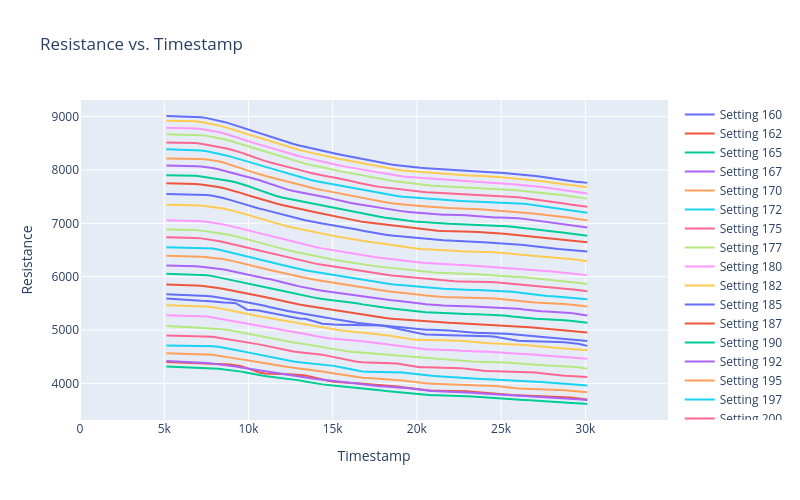

Notebook source saved alongside this figure:
### Code cell
# use plotly to explore the data interactively
import plotly.graph_objects as go
from plotly.subplots import make_subplots
import pandas as pd
from scipy.signal import butter, filtfilt


# Filter requirements.
order = 6
fs = 30.0  # sample rate, Hz
cutoff = 3.66  # desired cutoff frequency of the filter, Hz
window_size = 30
group_channel = 'sensor_value'

# apply low pass filter to each group
def apply_filter(group, order, fs, cutoff, group_channel, window_size):
    # Get the filter coefficients
    b, a = butter(order, cutoff / (fs / 2), btype='low', analog=False)
    group['ADC_filtered'] = filtfilt(b, a, group[group_channel])
    group['ADC_filtered'] = group['ADC_filtered'].rolling(window_size, center=True).median()
    return group


# Apply the filter to each group
df_normalized = grouped_ts.apply(apply_filter, order=order, fs=fs, cutoff=cutoff, group_channel=group_channel, window_size=window_size).reset_index(drop=True)
input_voltage = 3.3
RL_2 = 10000 # 10kOhm

# convert to resistance where R_laod is R2 = 10kOhm input_voltage = 3.3V and 1_bit = 0.125mV (3.3V/2^14)
df_normalized['Vo'] = df_normalized['ADC_filtered']*0.000125
df_normalized['Resistance'] = (df_normalized['Vo']*RL_2)/((input_voltage-df_normalized['Vo']))
# df_normalized['Resistance'] = (RL_2/df_normalized['Vo'])*((input_voltage/df_normalized['Vo'])-1)



# Define the figure without subplots as we are plotting only one channel
fig = go.Figure()

# The channel to plot
channel = 'Resistance' 
# 'ADC_filtered'

# Plot the channel
for setting in df_normalized['heater_setting'].unique():
    # Filter the DataFrame for each setting
    df_filtered = df_normalized[df_normalized['heater_setting'] == setting]
    fig.add_trace(
        go.Scatter(
            x=df_filtered['timestamp'],
            y=df_filtered[channel],
            mode='lines',
            name=f'Setting {setting}',
            # Optionally, you can uncomment and adjust the line color settings if needed
            # line=dict(color=colors[setting % len(colors)])  # Loop through colors cyclically
        )
    )

# Set titles and axes labels
fig.update_xaxes(title_text='Timestamp')
fig.update_yaxes(title_text=channel)
fig.update_layout(height=500, width=800, title_text=f'{channel} vs. Timestamp', showlegend=True)

# Display figure
fig.show()
